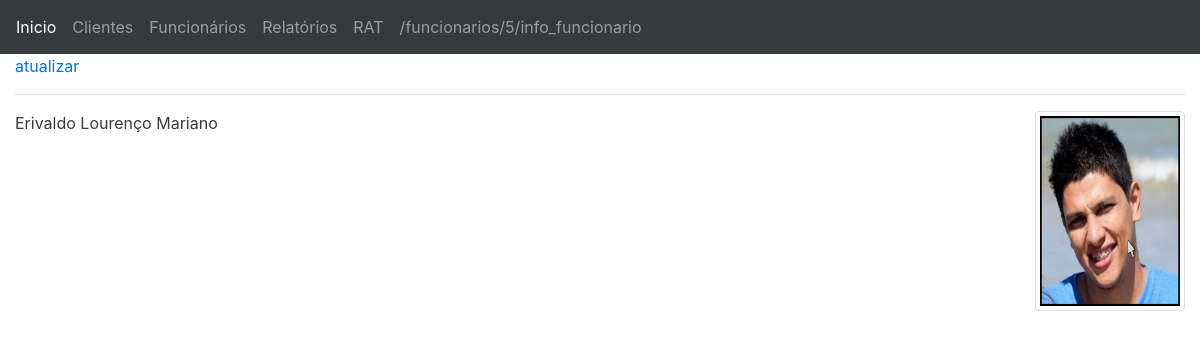
The app's page /funcionarios/5/info_funcionario with its own data.
### app_funcionario/models.py (models this page shows)
class Funcionario(models.Model):
    nome = models.CharField(max_length=100)
    cpf = models.CharField(max_length=100)
    foto = models.ImageField(upload_to='fotos')
    def __unicode__(self):
        return self.nome or u''

### app_funcionario/views.py (the view)
# urls.py: url(r'^(?P<id_funcionario>\d+)/info_funcionario$', views.info_funcionario, name='info_funcionario'),
def info_funcionario(request, id_funcionario):
    funcionario = Funcionario.objects.get(id=id_funcionario)
    return render(request,'info_funcionario.html',{'funcionario':funcionario})

### app_funcionario/templates/info_funcionario.html (shortened to what this page needs)
{% extends "base.html" %}
{% block content %}
<a href="/funcionarios/{{funcionario.id}}/edit_funcionario">atualizar</a>
<hr>
{{funcionario}}
<img src="{{funcionario.foto.url}}" alt="{{funcionario}}" class="img-thumbnail rounded float-xs-right" style="width: 150px; height: 200px;">
{% endblock %}

### records on screen
Funcionario: nome "Erivaldo Lourenço Mariano", foto (picture)

### other values on screen
{{ request.path }} "/funcionarios/5/info_funcionario"
